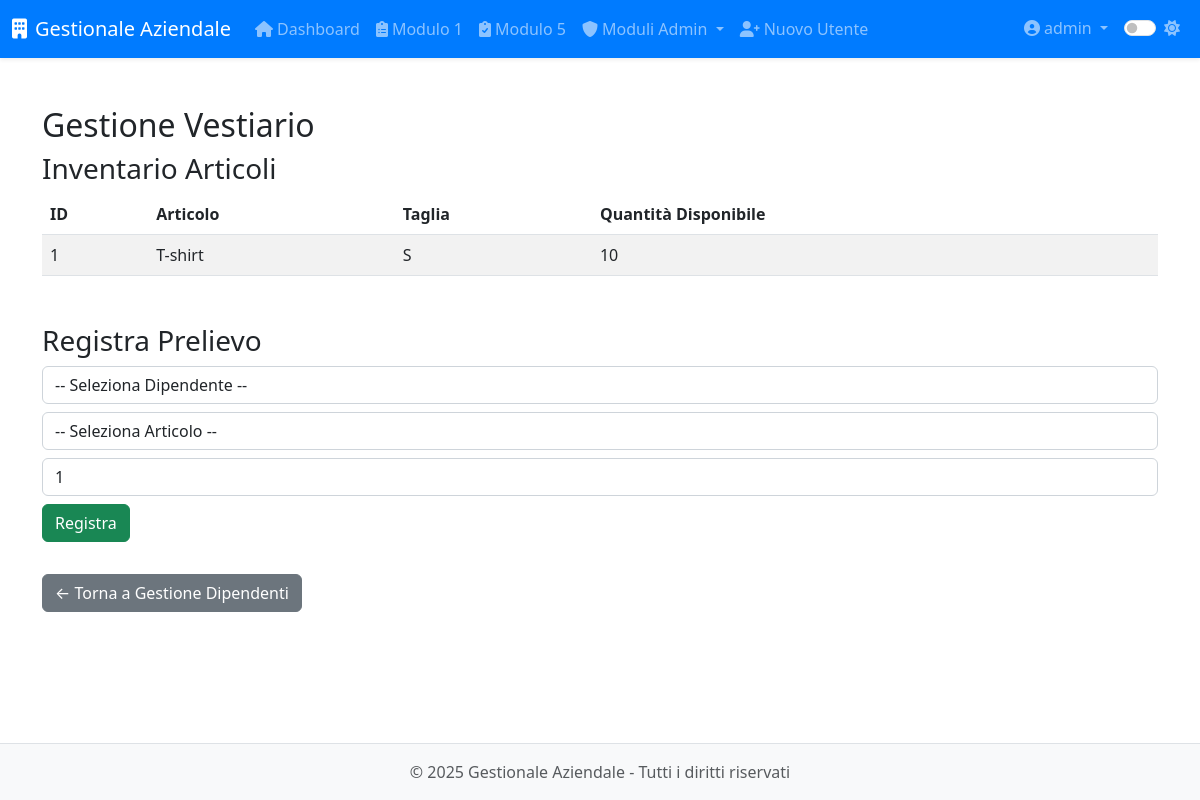
The app's page /modulo8/modulo8/vestiario (signed in), older data.
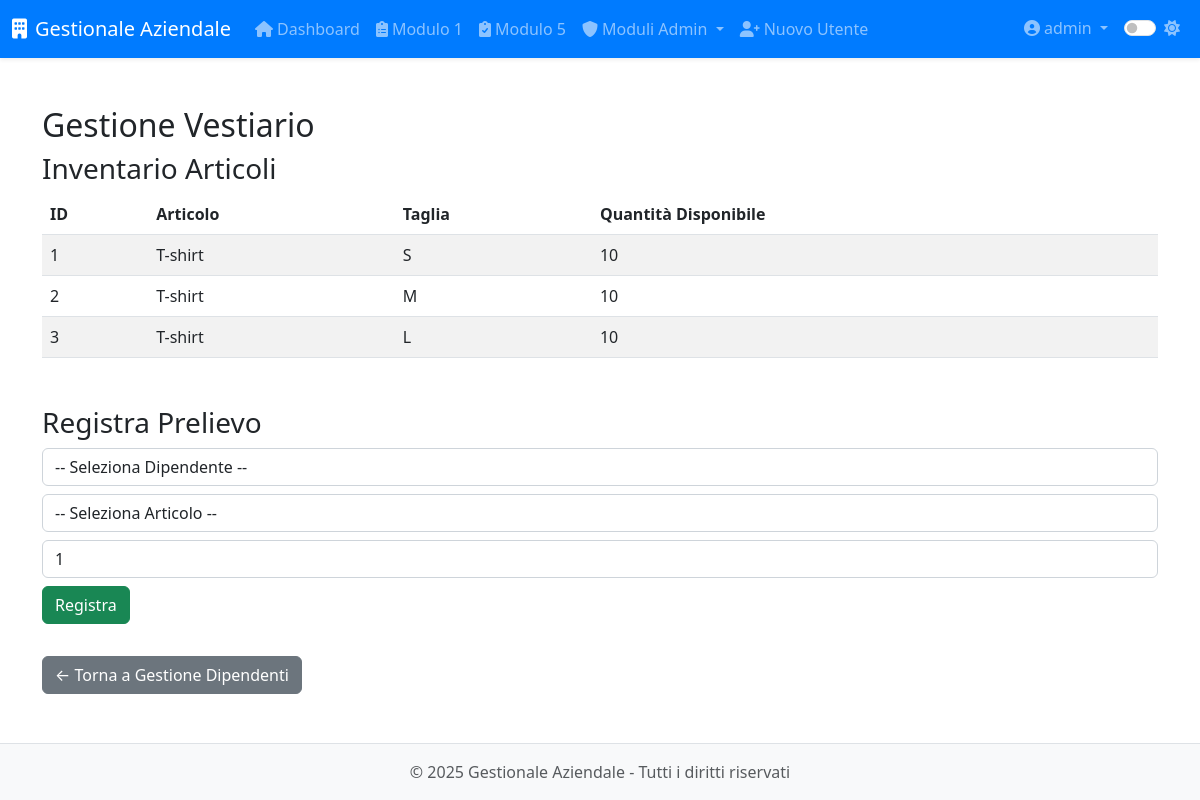
The same page, newer data.
### app/models.py (models this page shows, shortened)
class Inventory(db.Model):
    __tablename__ = 'inventory'
    id = db.Column(db.Integer, primary_key=True)
    nome = db.Column(db.String(128), nullable=False)
    taglia = db.Column(db.String(64))                        # facoltativa
    quantita = db.Column(db.Integer, default=0, nullable=False)

### app/routes/modulo8.py (the view)
@modulo8.route('/modulo8/vestiario', endpoint='vestiario_dipendente')
@login_required
@admin_required
def vestiario():
    inventory = Inventory.query.order_by(Inventory.nome).all()
    dipendenti = Dipendente.query.order_by(Dipendente.nome).all()
    return render_template(
        'modulo8/vestiario.html',
        inventory=inventory,
        dipendenti=dipendenti
    )

### app/models.py (called while the page is built)
@login_manager.user_loader
def load_user(id):
    return User.query.get(int(id))

    def is_admin(self):
        return self.role == 'admin'

### app/utils.py (called while the page is built)
def admin_required(f):
    @wraps(f)
    def decorated_function(*args, **kwargs):
        if not current_user.is_authenticated or not current_user.is_admin():
            abort(403)  # Accesso negato
        return f(*args, **kwargs)
    return decorated_function

### app/templates/modulo8/vestiario.html (shortened to what this page needs)
{% extends 'base.html' %}
{% block content %}
<div class="module-vestiario">
  <h2>Gestione Vestiario</h2>
  <section class="mb-5">
    <h3>Inventario Articoli</h3>
    <table class="table table-striped">
      <thead>
        <tr>
          <th>ID</th>
          <th>Articolo</th>
          <th>Taglia</th>
          <th>Quantità Disponibile</th>
        </tr>
      </thead>
      <tbody>
        {% for item in inventory %}
        <tr>
          <td>{{ item.id }}</td>
          <td>{{ item.nome }}</td>
          <td>{{ item.taglia or '—' }}</td>
          <td>{{ item.quantita }}</td>
        </tr>
        {% endfor %}
      </tbody>
    </table>
  </section>
  <section>
    <h3>Registra Prelievo</h3>
    <form action="{{ url_for('modulo8.prelievo_vestiario') }}" method="post" class="form-inline">
      <div class="form-group mb-2 mr-2">
        <select class="form-control" id="dipendente_id" name="dipendente_id" required>
          <option value="">-- Seleziona Dipendente --</option>
        </select>
      </div>
      <div class="form-group mb-2 mr-2">
        <select class="form-control" id="item_id" name="item_id" required>
          <option value="">-- Seleziona Articolo --</option>
        </select>
      </div>
      <div class="form-group mb-2 mr-2">
        <input type="number" class="form-control" id="quantita" name="quantita" min="1" value="1" required>
      </div>
      <button type="submit" class="btn btn-success mb-2">Registra</button>
    </form>
  </section>
  <a href="{{ url_for('modulo8.dipendenti') }}" class="btn btn-secondary mt-4">← Torna a Gestione Dipendenti</a>
</div>
{% endblock %}

Row changes from the older to the newer data that the page shows:
added Inventory: id "2", nome "T-shirt", taglia "M", quantita "10"
added Inventory: id "3", nome "T-shirt", taglia "L", quantita "10"
